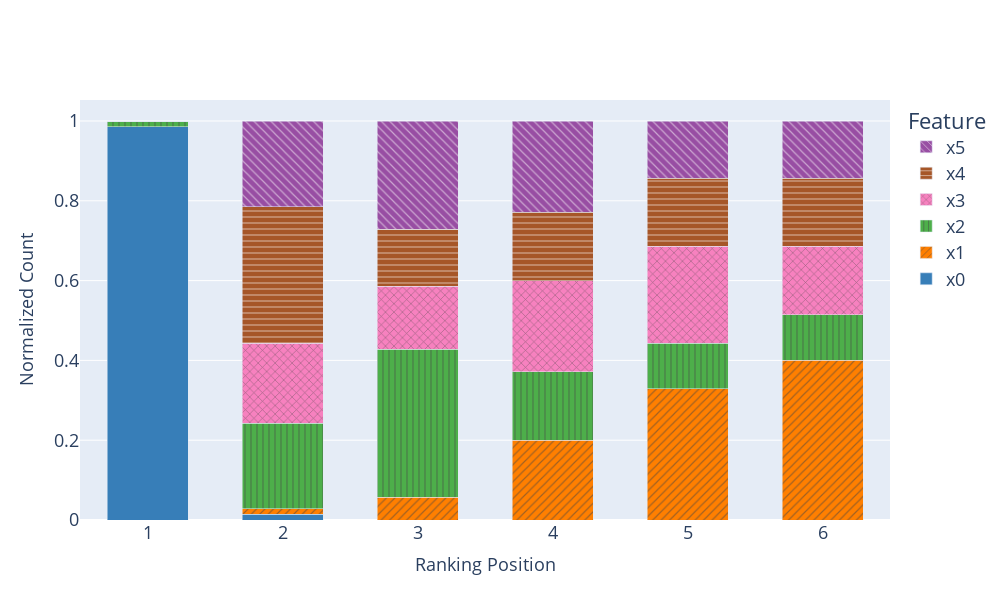
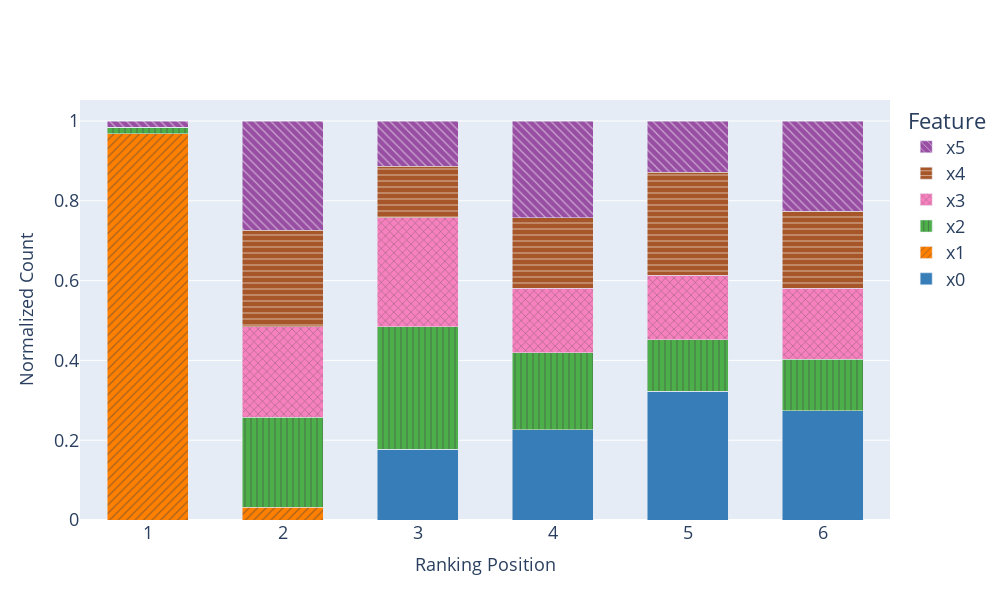

The notebook cell saved with these charts, in order:
### Code cell
ranking_xaxis_shap_fig = feature_importance_distribution_barplot(shap_x_feature_ranking)
ranking_xaxis_shap_fig.update_layout(width=10*100, height=6*100, font=dict(size=18))

ranking_yaxis_shap_fig = feature_importance_distribution_barplot(shap_y_feature_ranking)
ranking_yaxis_shap_fig.update_layout(width=10*100, height=6*100, font=dict(size=18))

ranking_bisec_shap_fig = feature_importance_distribution_barplot(shap_bisec_feature_ranking)
ranking_bisec_shap_fig.update_layout(width=10*100, height=6*100, font=dict(size=18))

ranking_xaxis_shap_fig.show()
ranking_yaxis_shap_fig.show()
ranking_bisec_shap_fig.show()

### Figure 1 — Plotly figure (JSON) as saved in the notebook; plotly's stock layout.template omitted (floating-point values rounded to 4 significant figures)
{"data": [{"marker": {"color": "#377eb8", "pattern": {"shape": "", "size": 6}}, "name": "x0", "type": "bar", "width": 0.6, "x": [1, 2, 3, 4, 5, 6], "y": [0.9857, 0.01429, 0, 0, 0, 0]}, {"marker": {"color": "#ff7f00", "pattern": {"shape": "/", "size": 6}}, "name": "x1", "type": "bar", "width": 0.6, "x": [1, 2, 3, 4, 5, 6], "y": [0, 0.01429, 0.05714, 0.2, 0.3286, 0.4]}, {"marker": {"color": "#4daf4a", "pattern": {"shape": "|", "size": 6}}, "name": "x2", "type": "bar", "width": 0.6, "x": [1, 2, 3, 4, 5, 6], "y": [0.01429, 0.2143, 0.3714, 0.1714, 0.1143, 0.1143]}, {"marker": {"color": "#f781bf", "pattern": {"shape": "x", "size": 6}}, "name": "x3", "type": "bar", "width": 0.6, "x": [1, 2, 3, 4, 5, 6], "y": [0, 0.2, 0.1571, 0.2286, 0.2429, 0.1714]}, {"marker": {"color": "#a65628", "pattern": {"shape": "-", "size": 6}}, "name": "x4", "type": "bar", "width": 0.6, "x": [1, 2, 3, 4, 5, 6], "y": [0, 0.3429, 0.1429, 0.1714, 0.1714, 0.1714]}, {"marker": {"color": "#984ea3", "pattern": {"shape": "\\", "size": 6}}, "name": "x5", "type": "bar", "width": 0.6, "x": [1, 2, 3, 4, 5, 6], "y": [0, 0.2143, 0.2714, 0.2286, 0.1429, 0.1429]}], "layout": {"bargap": 0.1, "barmode": "stack", "font": {"size": 18}, "height": 600, "legend": {"font": {"size": 18}, "title": {"text": "Feature"}}, "title": {}, "width": 1000, "xaxis": {"autorange": true, "range": [0.5, 6.5], "tickfont": {"size": 18}, "tickmode": "array", "tickvals": [1, 2, 3, 4, 5, 6], "title": {"font": {"size": 18}, "text": "Ranking Position"}, "type": "linear"}, "yaxis": {"autorange": true, "range": [0, 1.053], "tickfont": {"size": 18}, "title": {"font": {"size": 18}, "text": "Normalized Count"}, "type": "linear"}}}

### Figure 2 — Plotly figure (JSON) as saved in the notebook; plotly's stock layout.template omitted (floating-point values rounded to 4 significant figures)
{"data": [{"marker": {"color": "#377eb8", "pattern": {"shape": "", "size": 6}}, "name": "x0", "type": "bar", "width": 0.6, "x": [1, 2, 3, 4, 5, 6], "y": [0, 0, 0.1774, 0.2258, 0.3226, 0.2742]}, {"marker": {"color": "#ff7f00", "pattern": {"shape": "/", "size": 6}}, "name": "x1", "type": "bar", "width": 0.6, "x": [1, 2, 3, 4, 5, 6], "y": [0.9677, 0.03226, 0, 0, 0, 0]}, {"marker": {"color": "#4daf4a", "pattern": {"shape": "|", "size": 6}}, "name": "x2", "type": "bar", "width": 0.6, "x": [1, 2, 3, 4, 5, 6], "y": [0.01613, 0.2258, 0.3065, 0.1935, 0.129, 0.129]}, {"marker": {"color": "#f781bf", "pattern": {"shape": "x", "size": 6}}, "name": "x3", "type": "bar", "width": 0.6, "x": [1, 2, 3, 4, 5, 6], "y": [0, 0.2258, 0.2742, 0.1613, 0.1613, 0.1774]}, {"marker": {"color": "#a65628", "pattern": {"shape": "-", "size": 6}}, "name": "x4", "type": "bar", "width": 0.6, "x": [1, 2, 3, 4, 5, 6], "y": [0, 0.2419, 0.129, 0.1774, 0.2581, 0.1935]}, {"marker": {"color": "#984ea3", "pattern": {"shape": "\\", "size": 6}}, "name": "x5", "type": "bar", "width": 0.6, "x": [1, 2, 3, 4, 5, 6], "y": [0.01613, 0.2742, 0.1129, 0.2419, 0.129, 0.2258]}], "layout": {"bargap": 0.1, "barmode": "stack", "font": {"size": 18}, "height": 600, "legend": {"font": {"size": 18}, "title": {"text": "Feature"}}, "title": {}, "width": 1000, "xaxis": {"autorange": true, "range": [0.5, 6.5], "tickfont": {"size": 18}, "tickmode": "array", "tickvals": [1, 2, 3, 4, 5, 6], "title": {"font": {"size": 18}, "text": "Ranking Position"}, "type": "linear"}, "yaxis": {"autorange": true, "range": [0, 1.053], "tickfont": {"size": 18}, "title": {"font": {"size": 18}, "text": "Normalized Count"}, "type": "linear"}}}
